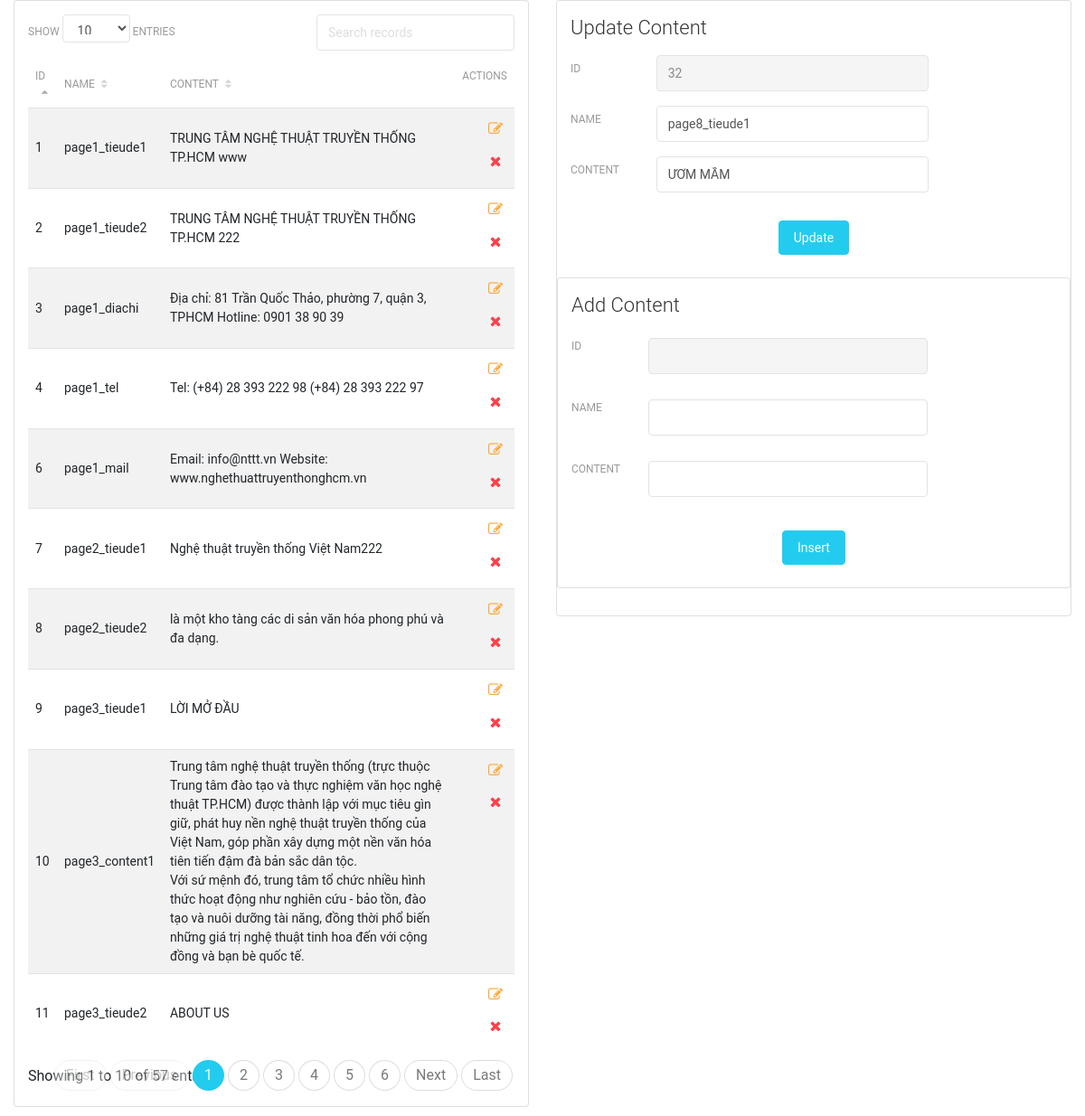
The page /admin.php?update=1&id=32 on the database its author committed.
### tables this page shows
CREATE TABLE `noidung`  (
  `id` int(13) NOT NULL AUTO_INCREMENT,
  `name` varchar(255) NULL DEFAULT NULL,
  `content` text NULL,
  PRIMARY KEY (`id`) USING BTREE
);

### admin.php (the view, shortened to what this page needs)
<?php
try{
    $opt= array(PDO::ATTR_ERRMODE=>PDO::ERRMODE_EXCEPTION);
    $pdo =new PDO('mysql:host=localhost;dbname=database1','root','',$opt);
    $pdo->query('set names utf8');
}catch(PDOException $e)
{
    exit('server error');
}
$sql="select * from noidung where 1";
$sth = $pdo->prepare($sql);
$sth->execute();
$data = $sth->fetchAll(PDO::FETCH_OBJ);
?>
<!DOCTYPE html>
<html lang="en">
<head>
    <link rel="stylesheet" href="https://maxcdn.bootstrapcdn.com/font-awesome/latest/css/font-awesome.min.css" />
    <link href="layout/assets/css/bootstrap.min.css" rel="stylesheet" />
    <link href="layout/assets/css/light-bootstrap-dashboard.css?v=2.0.1" rel="stylesheet" />
    <link href="layout/assets/css/demo.css" rel="stylesheet" />
</head>
<body>
    <div class="content">
        <div class="container-fluid">
            <div class="row">
                <div class="col-md-6">
                    <form id="form-id" class="form-horizontal" action="" method="POST" novalidate="novalidate">
                    <div class="card data-tables">
                        <div class="card-body table-striped table-no-bordered table-hover dataTable dtr-inline table-full-width">
                            <div class="fresh-datatables">
                                <table id="datatables" class="table table-striped table-no-bordered table-hover" cellspacing="0" width="100%" style="width:100%">
                                    <thead>
                                        <tr>
                                            <th>ID</th>
                                            <th>Name</th>
                                            <th>Content</th>
                                            <th class="disabled-sorting text-right">Actions</th>
                                        </tr>
                                    </thead>
                                    <tbody>
                                            <?php
                                            foreach($data as $k=>$v)
                                            {
                                        ?>
                                        <tr>
                                            <td><?=$v->id?></td>
                                            <td><?=$v->name?></td>
                                            <td><?=$v->content?></td>
                                            <td class="text-right">
                                                <a onclick="document.getElementById('form-id').submit();" href="?update=1&id=<?=$v->id?>" class="btn btn-link btn-warning"><i class="fa fa-edit"></i></a>
                                                <a onclick="return confirm_click();" href="?dell=1&id=<?=$v->id?>" class="btn btn-link btn-danger "><i class="fa fa-times"></i></a>
                                            </td>
                                        </tr>
                                        <?php
                                        }
                                        ?>
                                    </tbody>
                                </table>
                            </div>
                        </div>
                    </div>
                </div>
               <div class="col-md-6">
                      <?php
                      if(isset($_GET['id']) && $_GET['id'] && isset($_GET['update']) && $_GET['update'])
                      {
                        $id=$_GET['id'];
                        $sql="select * from noidung where `id`=$id";
                        $sth = $pdo->prepare($sql);
                        $sth->execute();
                        $data2 = $sth->fetch(PDO::FETCH_OBJ);
                    ?>
                         <form id="TypeValidation" class="form-horizontal" action="" method="POST" novalidate="novalidate">
                        <div class="card ">
                            <div class="card-header ">
                                <h4 class="card-title">Update Content</h4>
                            </div>
                            <div class="card-body ">
                                <div class="row">
                                    <label class="col-sm-2 col-form-label">ID</label>
                                    <div class="col-sm-7">
                                        <div class="form-group">
                                            <input disabled="" class="form-control" type="text" name="id" value="<?=$data2->id?>" required="true">
                                        </div>
                                    </div>
                                </div>
                                <div class="row">
                                    <label class="col-sm-2 col-form-label">Name</label>
                                    <div class="col-sm-7">
                                        <div class="form-group">
                                            <input class="form-control" type="text" name="name" value="<?=$data2->name?>" email="true">
                                        </div>
                                    </div>
                                </div>
                                <div class="row">
                                    <label class="col-sm-2 col-form-label">Content</label>
                                    <div class="col-sm-7">
                                        <div class="form-group">
                                            <input class="form-control" type="text" name="content" value="<?=$data2->content?>" number="true">
                                        </div>
                                    </div>
                                </div>
                            <div class="card-footer text-center">
                                <button type="submit" name="update" value="1" class="btn btn-info">Update</button>
                            </div>
                        </div>
                    </form>
                    <?php
                      }
                    ?>
                        <form id="TypeValidation" class="form-horizontal" action="" method="POST" novalidate="novalidate">
                       <div class="card ">
                           <div class="card-header ">
                               <h4 class="card-title">Add Content</h4>
                           </div>
                           <div class="card-body ">
                               <div class="row">
                                   <label class="col-sm-2 col-form-label">ID</label>
                                   <div class="col-sm-7">
                                       <div class="form-group">
                                           <input disabled="" class="form-control" type="text" name="id" value="" required="true">
                                       </div>
                                   </div>
                               </div>
                               <div class="row">
                                   <label class="col-sm-2 col-form-label">Name</label>
                                   <div class="col-sm-7">
                                       <div class="form-group">
                                           <input class="form-control" type="text" name="name" value="" email="true">
                                       </div>
                                   </div>
                               </div>
                               <div class="row">
                                   <label class="col-sm-2 col-form-label">Content</label>
                                   <div class="col-sm-7">
                                       <div class="form-group">
                                           <input class="form-control" type="text" name="content" value="" number="true">
                                       </div>
                                   </div>
                               </div>
                           <div class="card-footer text-center">
                               <button type="submit" name="insert" value="1" class="btn btn-info">Insert</button>
                           </div>
                       </div>
                   </form>
                </div>
            </div>
        </div>
    </div>
</body>
</html>

### rows shown on the page
noidung: id "1", name "page1_tieude1", content "TRUNG TÂM NGHỆ THUẬT TRUYỀN THỐNG TP.HCM www"
noidung: id "2", name "page1_tieude2", content "TRUNG TÂM NGHỆ THUẬT TRUYỀN THỐNG TP.HCM 222"
noidung: id "3", name "page1_diachi", content "Địa chỉ: 81 Trần Quốc Thảo, phường 7, quận 3, TPHCM Hotline: 0901 38 90 39"
noidung: id "4", name "page1_tel", content "Tel: (+84) 28 393 222 98 (+84) 28 393 222 97"
noidung: id "6", name "page1_mail", content "Email: info@nttt.vn Website: www.nghethuattruyenthonghcm.vn"
noidung: id "7", name "page2_tieude1", content "Nghệ thuật truyền thống Việt Nam222"
noidung: id "8", name "page2_tieude2", content "là một kho tàng các di sản văn hóa phong phú và đa dạng."
noidung: id "9", name "page3_tieude1", content "LỜI MỞ ĐẦU"
noidung: id "10", name "page3_content1", content "Trung tâm nghệ thuật truyền thống (trực thuộc Trung tâm đào tạo và thực nghiệm văn học nghệ thuật TP.HCM) được thành lập với mục tiêu gìn giữ, phát huy nền nghệ thuật truyền thống của Việt Nam, góp phần xây dựng một nền văn hóa tiên tiến đậm đà bản sắc dân tộc. Với sứ mệnh đó, trung tâm tổ chức nhiều hình thức hoạt động như nghiên cứu - bảo tồn, đào tạo và nuôi dưỡng tài năng, đồng thời phổ biến những giá trị nghệ thuật tinh hoa đến với cộng đồng và bạn bè quốc tế."
noidung: id "11", name "page3_tieude2", content "ABOUT US"
noidung: id "32", name "page8_tieude1", content "ƯƠM MẦM"
